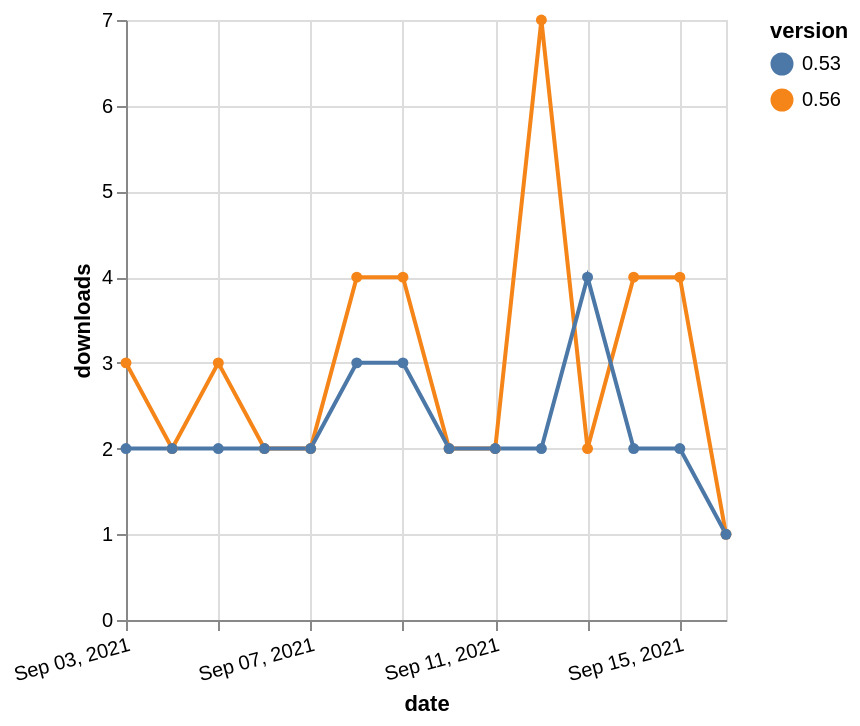

Source (Vega-Lite JSON):
### Vega-Lite specification from a JSON file in a GitHub repository (floating-point values rounded to 4 significant figures)
{"$schema": "https://vega.github.io/schema/vega-lite/v5.json", "description": "A simple bar chart with embedded data.", "data": {"values": [{"date": "2021-09-03", "total": 2572, "delta": 3, "version": "0.56"}, {"date": "2021-09-04", "total": 2574, "delta": 2, "version": "0.56"}, {"date": "2021-09-05", "total": 2577, "delta": 3, "version": "0.56"}, {"date": "2021-09-06", "total": 2579, "delta": 2, "version": "0.56"}, {"date": "2021-09-07", "total": 2581, "delta": 2, "version": "0.56"}, {"date": "2021-09-08", "total": 2585, "delta": 4, "version": "0.56"}, {"date": "2021-09-09", "total": 2589, "delta": 4, "version": "0.56"}, {"date": "2021-09-10", "total": 2591, "delta": 2, "version": "0.56"}, {"date": "2021-09-11", "total": 2593, "delta": 2, "version": "0.56"}, {"date": "2021-09-12", "total": 2600, "delta": 7, "version": "0.56"}, {"date": "2021-09-13", "total": 2602, "delta": 2, "version": "0.56"}, {"date": "2021-09-14", "total": 2606, "delta": 4, "version": "0.56"}, {"date": "2021-09-15", "total": 2610, "delta": 4, "version": "0.56"}, {"date": "2021-09-16", "total": 2611, "delta": 1, "version": "0.56"}, {"date": "2021-09-03", "total": 2915, "delta": 2, "version": "0.53"}, {"date": "2021-09-04", "total": 2917, "delta": 2, "version": "0.53"}, {"date": "2021-09-05", "total": 2919, "delta": 2, "version": "0.53"}, {"date": "2021-09-06", "total": 2921, "delta": 2, "version": "0.53"}, {"date": "2021-09-07", "total": 2923, "delta": 2, "version": "0.53"}, {"date": "2021-09-08", "total": 2926, "delta": 3, "version": "0.53"}, {"date": "2021-09-09", "total": 2929, "delta": 3, "version": "0.53"}, {"date": "2021-09-10", "total": 2931, "delta": 2, "version": "0.53"}, {"date": "2021-09-11", "total": 2933, "delta": 2, "version": "0.53"}, {"date": "2021-09-12", "total": 2935, "delta": 2, "version": "0.53"}, {"date": "2021-09-13", "total": 2939, "delta": 4, "version": "0.53"}, {"date": "2021-09-14", "total": 2941, "delta": 2, "version": "0.53"}, {"date": "2021-09-15", "total": 2943, "delta": 2, "version": "0.53"}, {"date": "2021-09-16", "total": 2944, "delta": 1, "version": "0.53"}]}, "width": "container", "mark": {"type": "line", "point": {"filled": true}}, "encoding": {"x": {"field": "date", "type": "temporal", "timeUnit": "yearmonthdate", "title": "date", "axis": {"labelAngle": -15}}, "y": {"field": "delta", "type": "quantitative", "title": "downloads"}, "color": {"field": "version", "type": "nominal"}, "tooltip": {"field": "delta"}}}
